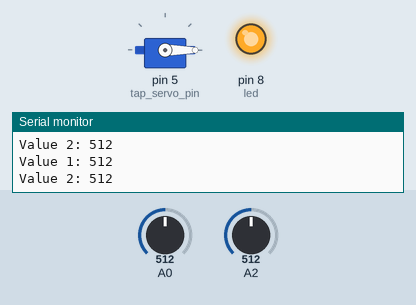
A sketch run on a simulated Arduino Uno, built with avr-gcc and run on an emulated ATmega328P. Shown: servo, output pins drawn as LEDs (lit = HIGH), the last lines printed to the serial monitor. Inputs (shaded band) come from the test bench; at power-on: A0 = 512, A2 = 512.

Above: at 1.8 s.
1.9 s: A0 set to 6
3.4 s: A0 set to 3
At 4.5 s:
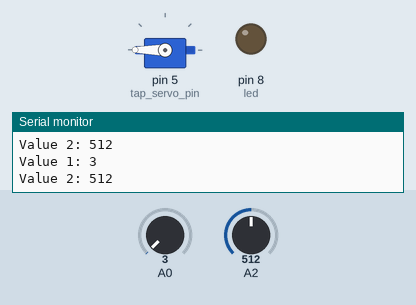
5.5 s: A0 set to 122
At 7.2 s:
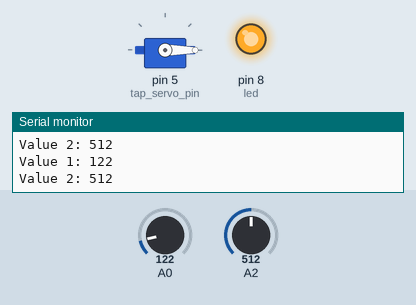
7.5 s: A0 set to 0
At 8.9 s:
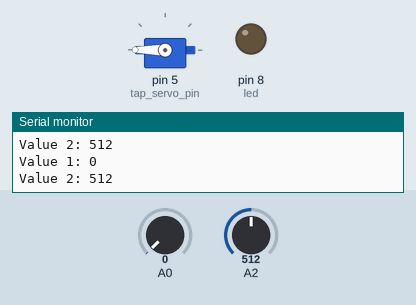
Timing chart, 0 to 10.5 s (numbered marks = the images above; inputs shaded):
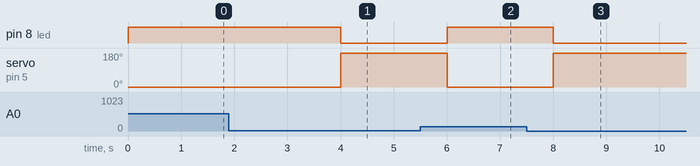

The sketch:

rain_detector.ino
```cpp
#include <Servo.h>

Servo tap_servo;
int led = 8;
int tap_servo_pin = 5;

void setup() {
  Serial.begin(9600);
  tap_servo.attach(tap_servo_pin);

  pinMode(led, OUTPUT);
}

void loop() {
  int value = analogRead(A0);
  int value2 = analogRead(A2);

  // Print values for debugging
  Serial.print("Value 1: ");
  Serial.println(value);
  Serial.print("Value 2: ");
  Serial.println(value2);

  // Check conditions and control servo and LED
  if ((value >=5) && (value2 >= 8) ){
    digitalWrite(led, HIGH);
    tap_servo.write(0);  // Open position
    delay(1000);
  } else {
    digitalWrite(led, LOW);
    tap_servo.write(180);  // Closed position
    delay(1000);
  }
}
```

Measured:
- the behaviour switches between 5 and 4 on A0 (found by bisection; images 0 and 1)
- after the input at 3.4 s, pin 8 (led): HIGH → LOW after 0.60 s; servo on pin 5 (tap_servo_pin): 0° → 180° after 0.60 s
- after the input at 5.5 s, pin 8 (led): LOW → HIGH after 0.51 s; servo on pin 5 (tap_servo_pin): 180° → 0° after 0.51 s
- after the input at 7.5 s, pin 8 (led): HIGH → LOW after 0.51 s; servo on pin 5 (tap_servo_pin): 0° → 180° after 0.51 s
